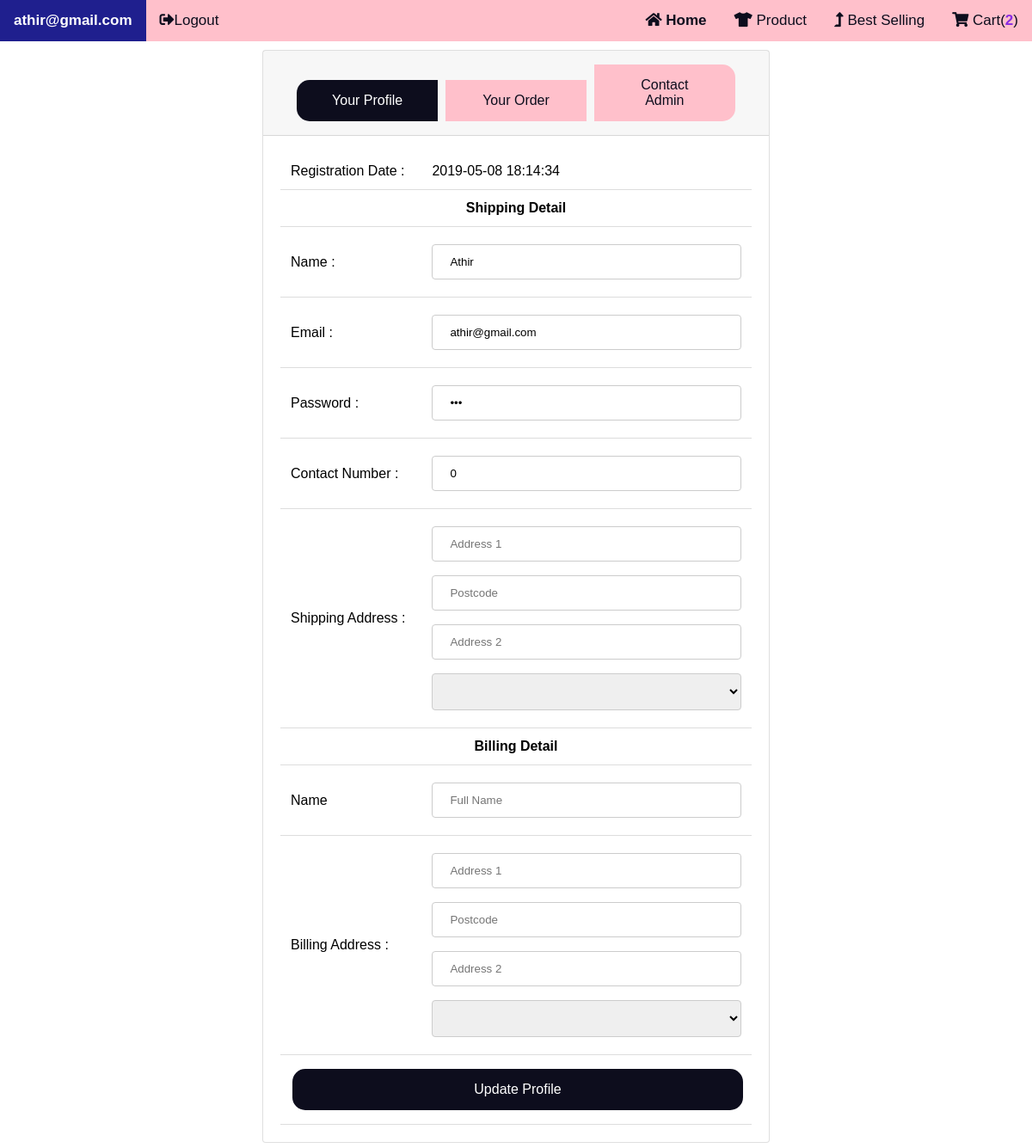
Screenshot of /user/users.php (signed in) with the database file from the repository.
### tables this page shows
CREATE TABLE `users` (
  `user_id` int(11) NOT NULL,
  `name` varchar(255) DEFAULT NULL,
  `billingName` varchar(255) DEFAULT NULL,
  `email` varchar(255) DEFAULT NULL,
  `contactno` bigint(11) DEFAULT NULL,
  `password` varchar(255) DEFAULT NULL,
  `shippingAddress` longtext,
  `shippingCity` varchar(255) DEFAULT NULL,
  `shippingPostcode` int(6) DEFAULT NULL,
  `shippingState` varchar(255) DEFAULT NULL,
  `billingAddress` longtext,
  `billingCity` varchar(255) DEFAULT NULL,
  `billingPostcode` int(6) DEFAULT NULL,
  `billingState` varchar(255) DEFAULT NULL,
  `regDate` timestamp NOT NULL DEFAULT CURRENT_TIMESTAMP
);

### function.php (called while the page is built, shortened)
<?php
function getAllDatafrom($conn,$table,$param1,$param2)
{
	$sql = "SELECT * FROM ".$table." WHERE ".$param1." = '".$param2."'";
	$result = $conn->query($sql);
	$row = $result->fetch_assoc();
	return $row;
}
?>

### user/users.php (the view, shortened to what this page needs)
<?php
include( '../admin/include/dbcon.php' );
include( '../function.php' );
?>
<!doctype html>
<html>
<head>
	<link rel="stylesheet" href="https://use.fontawesome.com/releases/v5.8.2/css/all.css">
	<link rel="stylesheet" href="../css/all.css">
</head>
<body>
	<?php include('navbar.php') ?>
	<div class="container" align="center">
		<form method="post">
			<div class="card" style="width: 50%;" align="center">
				<div class="card-header">
					<a class="btn-secondary" style="width: 30%;border-radius: 15px 0px 0px 15px;" href="users.php">Your Profile</a>
					<a class="btn-primary" style="width: 30%;border-radius: 0em 0px 0px 0em;" href="order.php">Your Order</a>
					<a class="btn-primary" style="width: 30%;border-radius: 0em 15px 15px 0em;" href="message.php">Contact Admin</a>
				</div>
				<div class="card-body">
					<?php
					$email = $_SESSION[ 'email' ];
					$sqli = "SELECT * FROM users WHERE email='$email'";
					$result = mysqli_query( $conn, $sqli );
					$cek = mysqli_num_rows( $result );
					?>
					<?php if($cek>0) {
				while($row = mysqli_fetch_assoc($result)) {
					?>
					<table class="table">
						<tr>
							<td style="width: 30%">Registration Date :</td>
							<td>
								<?php echo $row['regDate'] ?>
							</td>
						</tr>
						<tr>
							<th colspan="2">
								<center>Shipping Detail</center>
							</th>
						</tr>
						<tr>
							<td>Name :</td>
							<td>
								<input name="shipsname" class="form-input" type="text" placeholder="Full Name" value="<?php echo $row['name'] ?>">
							</td>
						</tr>
						<tr>
							<td>Email :</td>
							<td><input name="email" class="form-input" type="text" placeholder="Full Name" value="<?php echo $row['email'] ?>" readonly>
							</td>
						</tr>
						<tr>
							<td>Password :</td>
							<td><input name="password" class="form-input" type="password" placeholder="Password" value="<?php echo $row['password'] ?>" required>
							</td>
						</tr>
						<tr>
							<td>Contact Number :</td>
							<td> <input name="contactno" class="form-input" type="number" placeholder="Contact No" value="0<?php echo $user['contactno'] ?>">
							</td>
						</tr>
						<tr>
							<td>Shipping Address :</td>
							<td> <input name="shipsadd" class="form-input" type="text" placeholder="Address 1" value="<?php echo $user['shippingAddress'] ?>">
								<input name="shippost" class="form-input" type="number" min="0" maxlength="6" onInput="javascript: if (this.value.length > this.maxLength){this.value = this.value.slice(0, this.maxLength)}" placeholder="Postcode" value="<?php echo $user['shippingPostcode'] ?>">
								<input name="shipscity" class="form-input" type="text" placeholder="Address 2" value="<?php echo $user['shippingCity'] ?>">
								<select class="form-input" name="shipstate">
								<option value="<?php echo $user['shippingState'] ?>" selected hidden><?php echo $user['shippingState'] ?></option>
								<option value="Perlis">Perlis</option>
							</select>
							</td>
						</tr>
						<tr>
							<th colspan="2">
								<center>Billing Detail</center>
							</th>
						</tr>
						<tr>
							<td>Name</td>
							<td> <input name="billname" class="form-input" type="text" placeholder="Full Name" value="<?php echo $user['billingName'] ?>">
							</td>
						</tr>
						<tr>
							<td>Billing Address :</td>
							<td>
								<input name="billadd" class="form-input" type="text" placeholder="Address 1" value="<?php echo $user['billingAddress'] ?>">
								<input class="form-input" type="number" min="0" maxlength="6" onInput="javascript: if (this.value.length > this.maxLength){this.value = this.value.slice(0, this.maxLength)}" placeholder="Postcode" value="<?php echo $user['billingPostcode'] ?>" name="billpost">
								<input name="billcity" class="form-input" type="text" placeholder="Address 2" value="<?php echo $user['billingCity'] ?>">
								<select class="form-input" name="billstate">
										<option value="<?php echo $user['billingState'] ?>" selected hidden><?php echo $user['billingState'] ?></option>
										<option value="Perlis">Perlis</option>
									</select>
							</td>
						</tr>
						<tr>
							<td colspan="2"><button name="btnUpt" class="btn-secondary" style="width: 100%">Update Profile</button>
							</td>
						</tr>
					</table>
		</form>
		<?php }}?>
		</div>
</body>
</html>

### css/all.css (style rules this page uses)
html { scroll-behavior: smooth; }
body { margin: 0; font-family: Arial, Helvetica, sans-serif; }
.container { padding: 10px; }
:root { --modal-duration: 0.5s; --modal-color: #0D0D1D; }
.form-input { width: 100%; padding: 12px 20px; margin: 8px 0; display: inline-block; border: 1px solid #ccc; border-radius: 4px; box-sizing: border-box; }
* { box-sizing: border-box; }
[class*="btn-"] { border: none; border-radius: 15px; padding: 15px 32px; text-align: center; text-decoration: none; display: inline-block; font-size: 16px; margin: 4px 2px; cursor: pointer; -webkit-transition-duration: 0.4s; transition-duration: 0.4s; }
.btn-primary { background-color: pink; color: #0D0D1D; }
.btn-secondary { background-color: #0D0D1D; color: #fff; }
.card { position: relative; display: -webkit-box; display: -ms-flexbox; display: flex; -webkit-box-orient: vertical; -webkit-box-direction: normal; -ms-flex-direction: column; flex-direction: column; min-width: 0; word-wrap: break-word; background-color: #fff; background-clip: border-box; border: 1px solid rgba(0,0,0,.125); border-radius: .25rem; }
.card-body { -webkit-box-flex: 1; -ms-flex: 1 1 auto; flex: 1 1 auto; padding: 1.25rem; }
.card-header { padding: .75rem 1.25rem; margin-bottom: 0; background-color: rgba(0,0,0,.03); border-bottom: 1px solid rgba(0,0,0,.125); }
.table { border-collapse: collapse; width: 100%; }
.table th, td { padding: 12px; text-align: left; border-bottom: 1px solid #ddd; }

### rows the page displays
users: regDate "2019-05-08 18:14:34", shipsname "Athir", email "athir@gmail.com"

### other values shown
$_SESSION['email'] "athir@gmail.com"
$cart "2"
